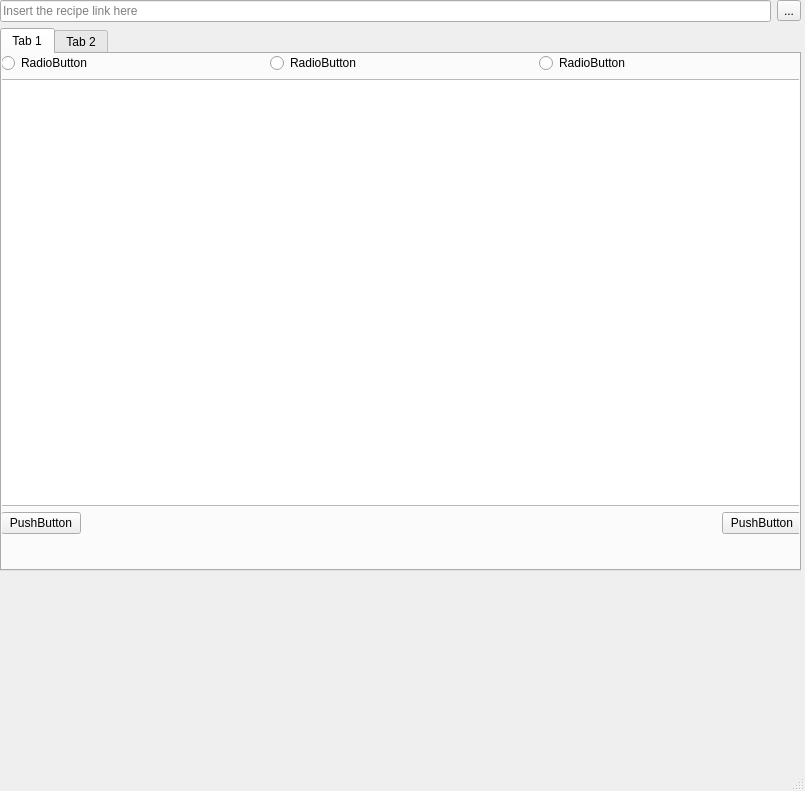
<?xml version="1.0" encoding="UTF-8"?>
<ui version="4.0">
 <class>MainWindow</class>
 <widget class="QMainWindow" name="MainWindow">
  <property name="geometry">
   <rect>
    <x>0</x>
    <y>0</y>
    <width>805</width>
    <height>791</height>
   </rect>
  </property>
  <property name="sizePolicy">
   <sizepolicy hsizetype="Fixed" vsizetype="Fixed">
    <horstretch>0</horstretch>
    <verstretch>0</verstretch>
   </sizepolicy>
  </property>
  <property name="windowTitle">
   <string>MainWindow</string>
  </property>
  <widget class="QWidget" name="centralwidget">
   <widget class="QWidget" name="verticalLayoutWidget">
    <property name="geometry">
     <rect>
      <x>0</x>
      <y>0</y>
      <width>801</width>
      <height>571</height>
     </rect>
    </property>
    <layout class="QVBoxLayout" name="verticalLayout">
     <item>
      <layout class="QHBoxLayout" name="horizontalLayout">
       <item>
        <widget class="QLineEdit" name="lineEdit">
         <property name="sizePolicy">
          <sizepolicy hsizetype="Expanding" vsizetype="Fixed">
           <horstretch>0</horstretch>
           <verstretch>0</verstretch>
          </sizepolicy>
         </property>
         <property name="placeholderText">
          <string>Insert the recipe link here</string>
         </property>
        </widget>
       </item>
       <item>
        <widget class="QToolButton" name="toolButton">
         <property name="text">
          <string>...</string>
         </property>
         <property name="icon">
          <iconset>
           <normaloff>icons/search.png</normaloff>icons/search.png</iconset>
         </property>
         <property name="iconSize">
          <size>
           <width>32</width>
           <height>32</height>
          </size>
         </property>
        </widget>
       </item>
      </layout>
     </item>
     <item>
      <widget class="QTabWidget" name="tabWidget">
       <property name="currentIndex">
        <number>0</number>
       </property>
       <widget class="QWidget" name="tab">
        <attribute name="title">
         <string>Tab 1</string>
        </attribute>
        <widget class="QWidget" name="verticalLayoutWidget_2">
         <property name="geometry">
          <rect>
           <x>-1</x>
           <y>-1</y>
           <width>801</width>
           <height>481</height>
          </rect>
         </property>
         <layout class="QVBoxLayout" name="verticalLayout_2">
          <item>
           <layout class="QHBoxLayout" name="horizontalLayout_2">
            <item>
             <widget class="QRadioButton" name="radioButton_2">
              <property name="text">
               <string>RadioButton</string>
              </property>
             </widget>
            </item>
            <item>
             <widget class="QRadioButton" name="radioButton_3">
              <property name="text">
               <string>RadioButton</string>
              </property>
             </widget>
            </item>
            <item>
             <widget class="QRadioButton" name="radioButton">
              <property name="text">
               <string>RadioButton</string>
              </property>
             </widget>
            </item>
           </layout>
          </item>
          <item>
           <widget class="QTextBrowser" name="textBrowser"/>
          </item>
          <item>
           <layout class="QHBoxLayout" name="horizontalLayout_3">
            <item>
             <widget class="QPushButton" name="pushButton_3">
              <property name="text">
               <string>PushButton</string>
              </property>
             </widget>
            </item>
            <item>
             <spacer name="horizontalSpacer">
              <property name="orientation">
               <enum>Qt::Horizontal</enum>
              </property>
              <property name="sizeHint" stdset="0">
               <size>
                <width>40</width>
                <height>20</height>
               </size>
              </property>
             </spacer>
            </item>
            <item>
             <widget class="QPushButton" name="pushButton_2">
              <property name="text">
               <string>PushButton</string>
              </property>
             </widget>
            </item>
           </layout>
          </item>
         </layout>
        </widget>
       </widget>
       <widget class="QWidget" name="tab_2">
        <attribute name="title">
         <string>Tab 2</string>
        </attribute>
       </widget>
      </widget>
     </item>
    </layout>
   </widget>
  </widget>
  <widget class="QMenuBar" name="menubar">
   <property name="geometry">
    <rect>
     <x>0</x>
     <y>0</y>
     <width>805</width>
     <height>30</height>
    </rect>
   </property>
  </widget>
  <widget class="QStatusBar" name="statusbar"/>
 </widget>
 <resources/>
 <connections/>
</ui>
